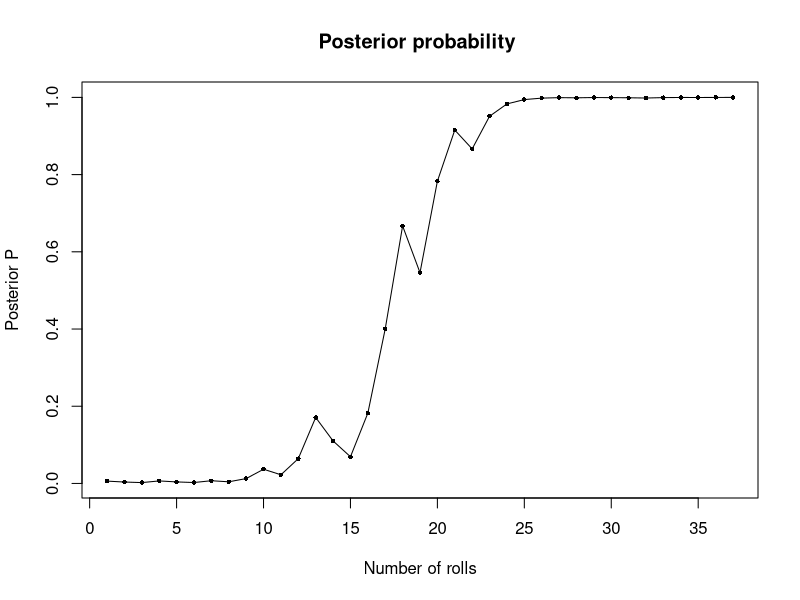

This chart was generated by the following R code:

rm(list=ls())

data<-c(2,3,2,6,3,5,6,2,6,6,2,6,6,2,3,6,6,6,5,6,6,5,6,6,6,6,6,4,6,3,3,3,6,6,5,6,6)

# Prior from lecture: P(Loaded)=0.01, P(Fair)=0.99
pL <- 0.01
pF <- 0.99

# Likelihoods
p_y_given_F <- function(y) 1/6
p_y_given_L <- function(y) ifelse(y == 6, 0.5, 0.1)  # 6:0.5 ; 1-5:0.1

postL <- numeric(length(data))

for (t in seq_along(data)) {
  y <- data[t]
  num <- pL * p_y_given_L(y)
  den <- num + pF * p_y_given_F(y)
  pL <- num / den
  pF <- 1 - pL
  postL[t] <- pL
}

plot(seq_along(data), postL, type="l",
     xlab="Number of rolls",
     ylab="Posterior P",
     main="Posterior probability ")
points(seq_along(data), postL, pch=16, cex=0.6)

postL[length(postL)]
